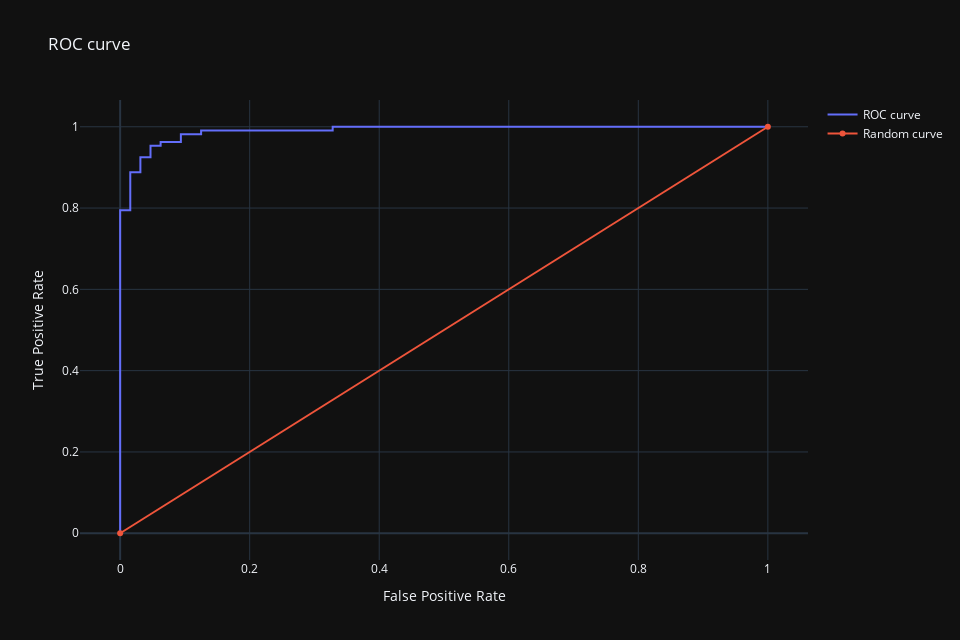

Here is the notebook cell this chart was saved with:
### Code cell
fig = go.Figure(data=data)
fig.update_layout(
    title="ROC curve",
    xaxis_title="False Positive Rate",
    yaxis_title="True Positive Rate",
    width=960,
    height=640,
    legend_itemsizing='trace',
    template='plotly_dark'
)
fig.show()

### Figure 1 — Plotly figure (JSON) as saved in the notebook; plotly's stock layout.template omitted (floating-point values rounded to 4 significant figures)
{"data": [{"name": "ROC curve", "type": "scatter", "x": [0, 0, 0, 0, 0, 0, 0, 0, 0, 0, 0, 0, 0, 0, 0, 0, 0, 0, 0.01562, 0.01562, 0.01562, 0.01562, 0.03125, 0.03125, 0.04688, 0.04688, 0.0625, 0.0625, 0.09375, 0.09375, 0.125, 0.125, 0.2031, 0.2344, 0.3281, 0.3281, 0.4688, 0.5312, 1], "y": [0, 0.1028, 0.1776, 0.1869, 0.2243, 0.2523, 0.3271, 0.4112, 0.4299, 0.4579, 0.4766, 0.5047, 0.5234, 0.6355, 0.6542, 0.7009, 0.7196, 0.7944, 0.7944, 0.8131, 0.8318, 0.8879, 0.8879, 0.9252, 0.9252, 0.9533, 0.9533, 0.9626, 0.9626, 0.9813, 0.9813, 0.9907, 0.9907, 0.9907, 0.9907, 1, 1, 1, 1]}, {"name": "Random curve", "type": "scatter", "x": [0, 1], "y": [0, 1]}], "layout": {"height": 640, "legend": {"itemsizing": "trace"}, "title": {"text": "ROC curve"}, "width": 960, "xaxis": {"autorange": true, "range": [-0.06204, 1.062], "title": {"text": "False Positive Rate"}, "type": "linear"}, "yaxis": {"autorange": true, "range": [-0.06581, 1.066], "title": {"text": "True Positive Rate"}, "type": "linear"}}}
